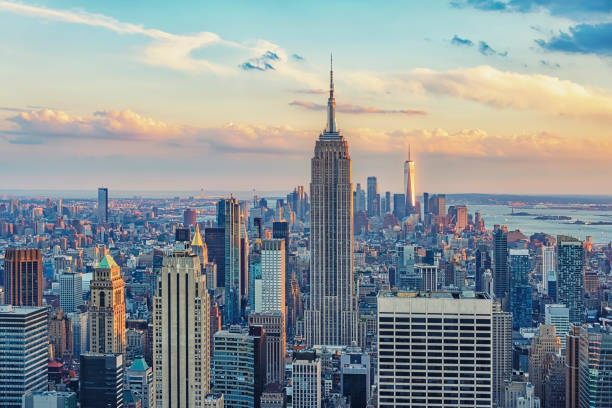
#> input picture Gi-1/nyc.jpg, 612 x 408 px, found by its file name
$ python 10_bulaniklastirma.py
#> lines starting #> are read from the running program, lines starting #| are printed output that depends on the picture; after the words box and inside, x2 and y2 are one past the last pixel; in counts of white or black regions, pixels touching at a corner belong together
"""
ORTLAMA BULANIKLASTIRMA
bir goruntunun normalleştirilmiş bir kutu filtresiyle sarilmasiyla yapilir
cekirdek alani altindaki tum piksellerin ortalamasini alir
ve bu ortalamayi merkezi oge ile yer degistirir
"""
"""
GAUSS BULANIKLASTIRMA
lutu filtresi yerine gauss cekirdeği kullanilir
pozitif ve tek olmasi gereken cekirdeğin genişliginive yuksekligini belirtir
sigmaX sigmaY x ve y yonlerindeki standart sapmayı belirtmeliyiz
"""
"""
MEDYAN BULANIKLASTIRMA
cekirdek alani ve altindaki tum piksellerin medyanini alir
ve merkezi oge bu medyan degerle degistirilir
tuz biber goruntusune karsi oldukca etkili

"""
import cv2
import matplotlib.pyplot as plt
import numpy as np

#blurring(detayı azaltır gürültüyü engeller)
img = cv2.imread(r"C:\Users\kizgi\Desktop\opencv\Gi-1\nyc.jpg")
#> img is the input picture: shape (408, 612, 3); mean B, G, R 149.9, 147, 137.5
img = cv2.cvtColor(img , cv2.COLOR_BGR2RGB)
plt.figure(),plt.imshow(img),plt.axis("off"),plt.title("orijinal"),plt.show()

"""
ortalama bulanıklaştırma yöntemi
kutu filtre alanı altındaki tüm piksellerin ortalamasını alıyorduk
ortalama alıyoruz ve merkezi ogenin yerine yerlestiriyoruz
"""

dst2 = cv2.blur(img , ksize = (3,3))
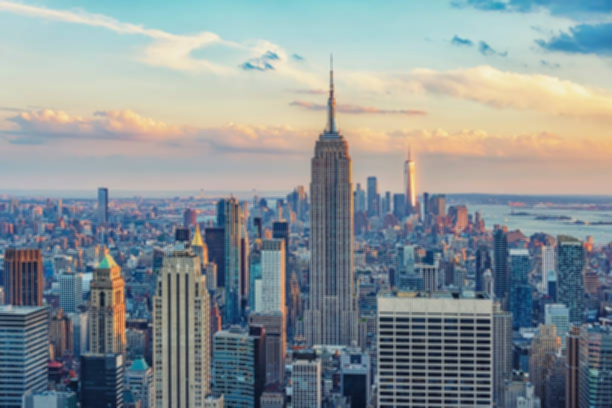
#> dst2: shape (408, 612, 3); mean R, G, B 137.5, 147, 149.9
plt.figure(),plt.imshow(img),plt.axis("off"),plt.title("ortalama blur"),plt.show()

"""
gausian blur
ortalamasını almak yerine bu kutucukların içerisinde
x ve y yönlerinde sigma değerleri yazarak kutucukların
2 boyutlu bir gaus olmasını saglıyoruz kutucukların  üzerindeki değerlere göre işlemler yapılıyor
"""

gb = cv2.GaussianBlur(img , ksize=(3,3) ,sigmaX=7)
plt.figure(),plt.imshow(img),plt.axis("off"),plt.title("gauss blur"),plt.show()

"""
medyan blur
ksize ı 3 olan bir filtre belirlenir kutucukların içindeki piksellerin medyanı alınıyor
"""
mb = cv2.medianBlur(img , ksize=3)
plt.figure(),plt.imshow(img),plt.axis("off"),plt.title("median blur"),plt.show()

def gaussianNoise(image):
    row,col,ch = img.shape
#> row = 408; col = 612; ch = 3
    mean = 0
    var = 0.05
    sigma = var**0.5

    gauss = np.random.normal(mean,sigma,(row,col,ch))
    gauss = gauss.reshape(row,col,ch)
    noisy = image + gauss
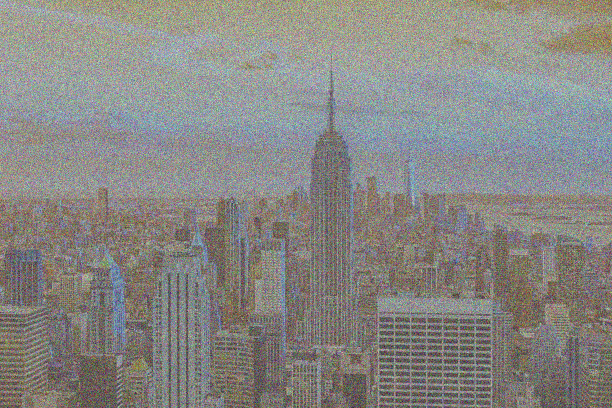
#> noisy: shape (408, 612, 3) float64; mean B, G, R 0.54, 0.577, 0.588; drawn with min black and max white
    return noisy


#gürültüyü ekleyebilmek için 0 255 aarsından 0 1 arasına tasıyoruz
#içeaktar normaliz et
img = cv2.imread(r"C:\Users\kizgi\Desktop\opencv\Gi-1\nyc.jpg")
img = cv2.cvtColor(img , cv2.COLOR_BGR2RGB)/255 #normalize edildi
plt.figure(),plt.imshow(img),plt.axis("off"),plt.title("orijinal"),plt.show()

gaussianNoiseimage = gaussianNoise(img)
plt.figure(),plt.imshow(gaussianNoiseimage),plt.axis("off"),plt.title("gauss noisy"),plt.show()
#> figure, not shown here; B, G, R data is drawn as R, G, B

#gauss blur
gb2 = cv2.GaussianBlur(gaussianNoiseimage , ksize=(3,3) ,sigmaX=7)
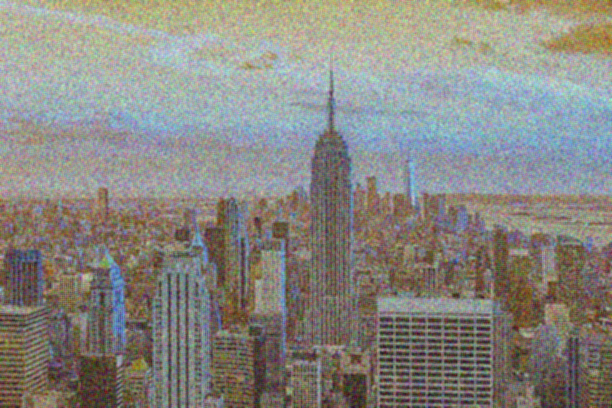
#> gb2: shape (408, 612, 3) float64; mean B, G, R 0.54, 0.577, 0.588; drawn with min black and max white
plt.figure(),plt.imshow(gb2),plt.axis("off"),plt.title("gauss blur  yapıldı"),plt.show()
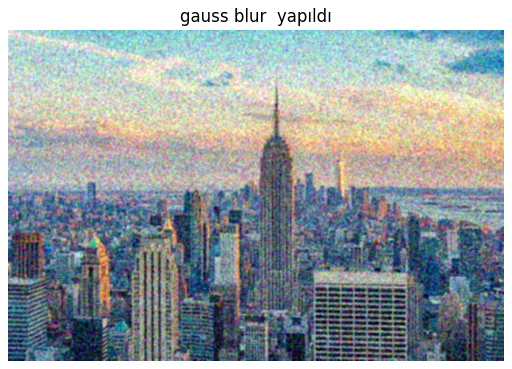
#> figure drawn by matplotlib, 1 panel; B, G, R data is drawn as R, G, B


#tuz karabiber gurultusu olusturup giderme

def saltPepperNoise(image):
    row,col,ch = image.shape
#> row = 408; col = 612; ch = 3
    s_vs_p = 0.5 # Beyaz (salt) ve siyah (pepper) oranı
    amount = 0.004 # Gürültü oranı
    noisy = np.copy(image) # Orijinal görüntünün kopyası oluşturuluyor

    #salt beyaz
    num_salt = np.ceil(amount * image.size * s_vs_p) #Kaç tane beyaz (salt) piksel olacağını hesaplıyor.
#> num_salt = 1499
    coords = [np.random.randint(0, i  , int (num_salt)) for i in image.shape[:2]] #np.random.randint(0, i  , int (num_salt)) baslangıc bitiş ve kac tane deger uretilecek
    noisy[tuple(coords)] = (255,255,255) # Seçilen koordinatlara beyaz (255,255,255) ata
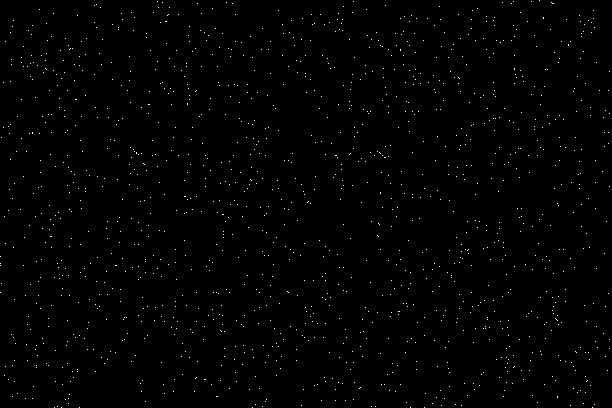
#> noisy: shape (408, 612, 3) float64; mean B, G, R 2.1, 2.1, 2.1

    #pepper siyah
    num_pepper = np.ceil(amount * image.size * (1- s_vs_p)) #siyah noktaların sayısını hesapla
#> num_pepper = 1499
    coords = [np.random.randint(0, i  , int(num_pepper)) for i in image.shape[:2]] #rastgele koordinatlar üret
    noisy[tuple(coords)] = (0,0,0) #seçilen koordinatlara siyah ata
#> noisy: shape (408, 612, 3) float64; 0.6% of pixels changed, all inside (x1, y1, x2, y2) = (0, 0, 610, 408)

    return noisy

spimage = saltPepperNoise(img)
plt.figure(),plt.imshow(spimage),plt.axis("off"),plt.title("sp image"),plt.show()
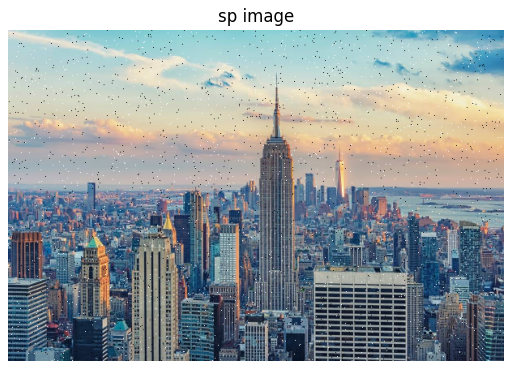
#> figure drawn by matplotlib, 1 panel; B, G, R data is drawn as R, G, B

mb2 = cv2.medianBlur((spimage).astype(np.float32) , ksize= 3)
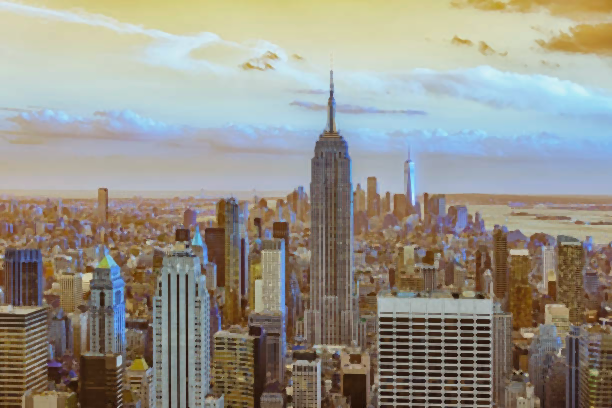
#> mb2: shape (408, 612, 3) float32; mean B, G, R 0.538, 0.576, 0.587
plt.figure(),plt.imshow(mb2),plt.axis("off"),plt.title("with median blur"),plt.show()

#opencvde ondalıklı sayılar float32 olarak isteniyor

$ run again, with Gi-1/levha.jpg copied over Gi-1/nyc.jpg
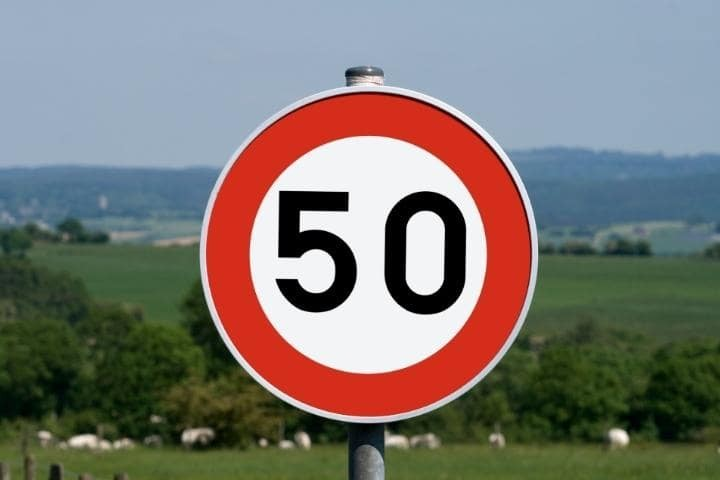
#> input picture Gi-1/levha.jpg, 720 x 480 px, found by its file name
#> img is the input picture: shape (480, 720, 3); mean B, G, R 114.3, 119.6, 123.6
#> in saltPepperNoise, `noisy[tuple(coords)] = (255,255,255)`:
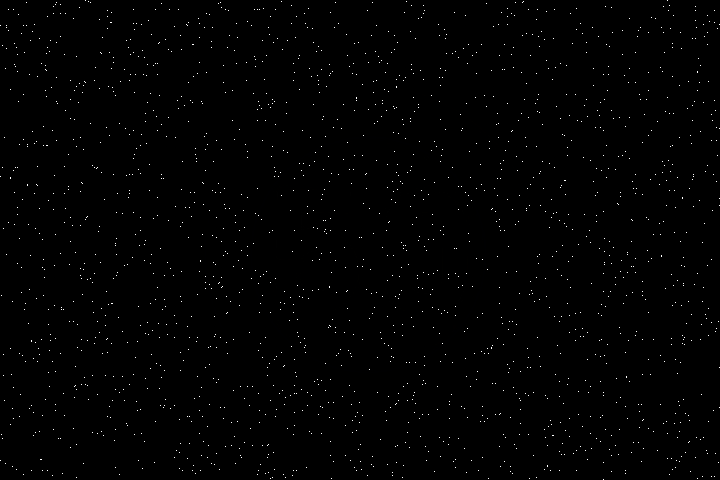
#> noisy: shape (480, 720, 3) float64; mean B, G, R 2, 2, 2
#> `plt.figure(),plt.imshow(spimage),plt.axis("off"),plt.title("sp image")..`:
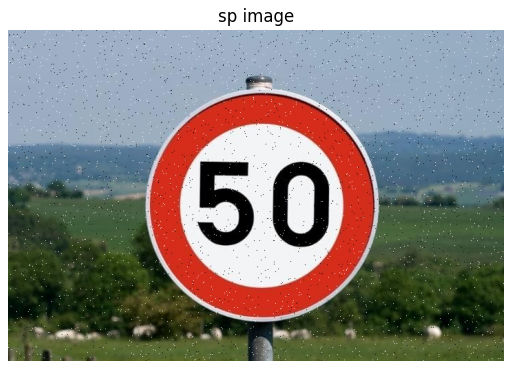
#> figure drawn by matplotlib, 1 panel; B, G, R data is drawn as R, G, B
